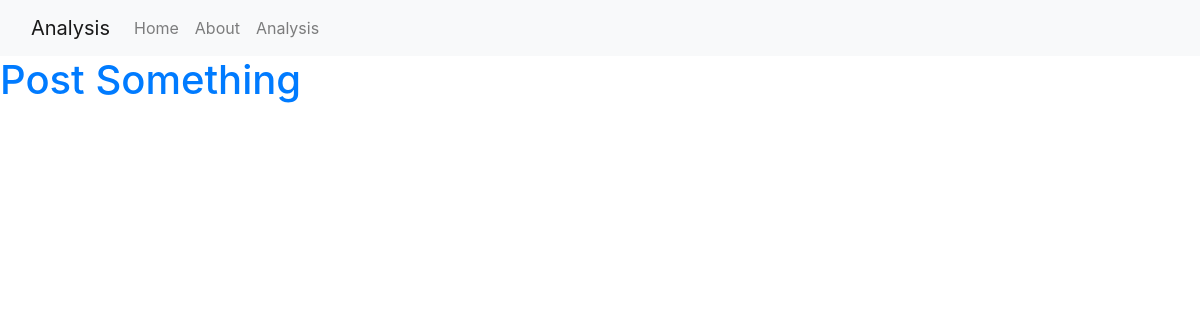
The page /analysis/ on the database as committed earlier.
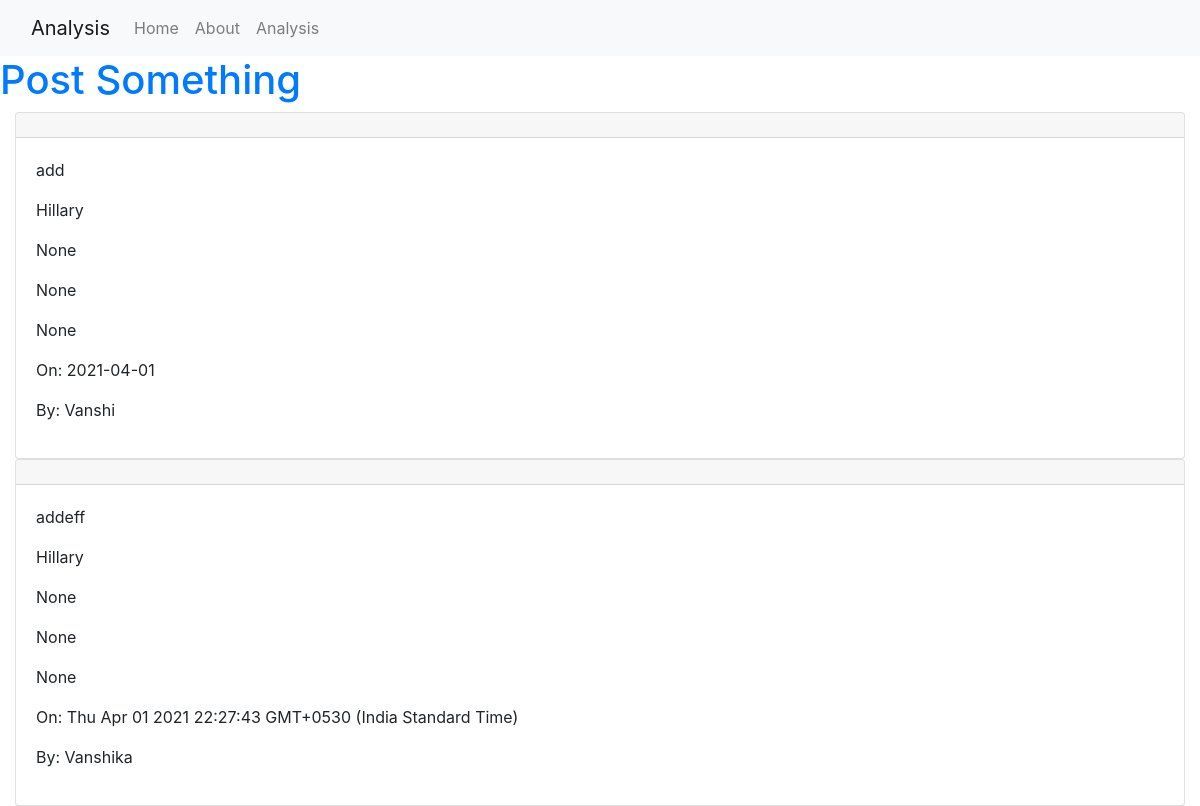
The same page on the database as committed later.
### analysis/models.py (models this page shows)
class Post(models.Model):
    content = models.CharField(max_length=250,blank=True, null=True)
    img = models.ImageField(upload_to='postpics',blank=True, null=True)
    target = models.CharField(max_length=100,blank=True, null=True)
    sarcasm = models.IntegerField(blank=True, null=True)
    sentiment = models.CharField(max_length=20,blank=True, null=True)
    stance = models.CharField(max_length=20,blank=True, null=True)
    date_added = models.CharField(max_length=100, blank=True, null=True)
    author = models.CharField(max_length=100,blank=True, null=True)

### analysis/views.py (the view)
# urls.py: path('',views.display, name='display'),
def display(request):
    posts = Post.objects.all()
    return render(request, "display.html", {'posts': posts})

### templates/display.html (shortened to what this page needs)
{% extends 'base.html' %}
{% load static %}
{% block content %}
<a href="{% url 'post'%}"><h1>Post Something</h1></a>
{% for post in posts%}
    <div class="container-fluid">
        <div class="card card-columns">
            <div class="card-header">
            </div>
            <div class="card-body">
                <p>{{post.content}}</p>
                <p>{{post.target}}</p>
                <p>{{post.sarcasm}}</p>
                <p>{{post.sentiment}}</p>
                <p>{{post.stance}}</p>
                <p>On: {{post.date_added}}</p>
                <p>By: {{post.author}}</p>
            </div>
        </div>
    </div>
{% endfor %}
{% endblock %}

### templates/base.html (shortened to what this page needs)
{% load static %}
<!DOCTYPE html>
<html>
    <head>
    <link rel="stylesheet" href="https://maxcdn.bootstrapcdn.com/bootstrap/4.0.0/css/bootstrap.min.css">
    </head>
    <body>
        <nav class="navbar navbar-expand-lg navbar-light bg-light">
            <div class="container-fluid">
              <a class="navbar-brand" href="#">Analysis</a>
              <div class="collapse navbar-collapse" id="navbarNavAltMarkup">
                <div class="navbar-nav">
                  <a class="nav-link" href="/">Home</a>
                  <a class="nav-link" href="{% url 'about' %}">About</a>
                  <a class="nav-link" href="{% url 'display' %}">Analysis</a>
                </div>
              </div>
            </div>
          </nav>
        {% block content %}
        {% endblock %}
    </body>
</html>

Rows that differ between the two databases and show on the page:
added Post: content "add", target "Hillary", sarcasm "None", sentiment "None", stance "None", date_added "2021-04-01", author "Vanshi"
added Post: content "addeff", target "Hillary", sarcasm "None", sentiment "None", stance "None", date_added "Thu Apr 01 2021 22:27:43 GMT+0530 (India Standard Time)", author "Vanshika"
